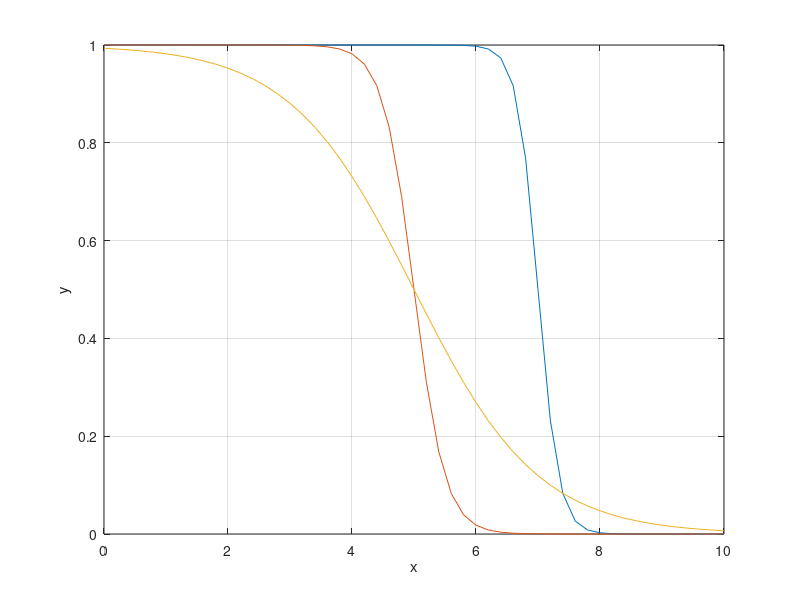

Here is the MATLAB script that generated this plot:
%{
% СПАДНА СИГМОЇДАЛЬНА ФУНКЦІЯ (Decreasing Sigmoid)
% =================================================
% Призначення: Демонстрація сигмоїдальної функції з від'ємним нахилом
% При від'ємному параметрі 'a' функція спадає від 1 до 0
%
% Формула: μ(x) = 1 / (1 + exp(-a(x-c)))
% При a < 0: функція монотонно спадає (1 → 0)
%
% Параметри sigmf: [a, c]
%   a < 0 - від'ємний нахил (спадна функція)
%   c - точка перегину (де μ=0.5)
%
% У цьому прикладі:
%   - Параметр 'a' від'ємний: (-6, -4, -1)
%   - Точки перегину різні (c = 7, 5, 5)
%
% Особливості:
%   - При a = -6: дуже крутий спад біля x=7
%   - При a = -4: середня крутизна, спад біля x=5
%   - При a = -1: плавний спад біля x=5
%
% Застосування: Моделювання понять "менше ніж", "не більше",
% обернених залежностей (наприклад, "чим більше відстань, 
% тим менше привабливість")
%}

% Створення вектора значень x від 0 до 10 з кроком 0.2
x = (0:0.2:10);

% Обчислення спадної сигмоїди з крутим нахилом (a=-6, c=7)
y1 = sigmf(x, [-6 7]);

% Обчислення спадної сигмоїди із середнім нахилом (a=-4, c=5)
y2 = sigmf(x, [-4 5]);

% Обчислення спадної сигмоїди з плавним нахилом (a=-1, c=5)
y3 = sigmf(x, [-1 5]);

% Побудова всіх спадних кривих для порівняння
plot(x,y1,x,y2,x,y3)

% Додавання сітки для аналізу точок перегину
grid;

% Підпис вертикальної осі (ступінь належності)
ylabel('y');

% Підпис горизонтальної осі (параметр)
xlabel('x')